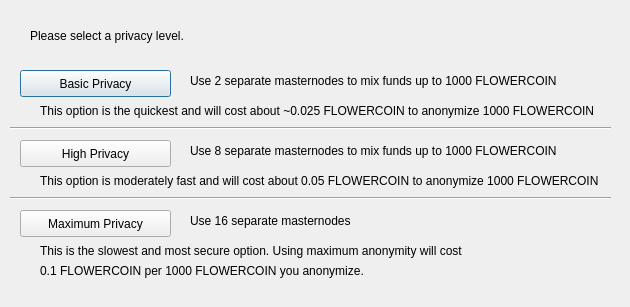
<?xml version="1.0" encoding="UTF-8"?>
<ui version="4.0">
 <class>DarksendConfig</class>
 <widget class="QDialog" name="DarksendConfig">
  <property name="geometry">
   <rect>
    <x>0</x>
    <y>0</y>
    <width>630</width>
    <height>307</height>
   </rect>
  </property>
  <property name="windowTitle">
   <string>Configure Darksend</string>
  </property>
  <widget class="QPushButton" name="buttonBasic">
   <property name="geometry">
    <rect>
     <x>20</x>
     <y>70</y>
     <width>151</width>
     <height>27</height>
    </rect>
   </property>
   <property name="text">
    <string>Basic Privacy</string>
   </property>
  </widget>
  <widget class="QPushButton" name="buttonHigh">
   <property name="geometry">
    <rect>
     <x>20</x>
     <y>140</y>
     <width>151</width>
     <height>27</height>
    </rect>
   </property>
   <property name="text">
    <string>High Privacy</string>
   </property>
  </widget>
  <widget class="QPushButton" name="buttonMax">
   <property name="geometry">
    <rect>
     <x>20</x>
     <y>210</y>
     <width>151</width>
     <height>27</height>
    </rect>
   </property>
   <property name="text">
    <string>Maximum Privacy</string>
   </property>
  </widget>
  <widget class="QLabel" name="label">
   <property name="geometry">
    <rect>
     <x>30</x>
     <y>20</y>
     <width>571</width>
     <height>31</height>
    </rect>
   </property>
   <property name="text">
    <string>Please select a privacy level.</string>
   </property>
  </widget>
  <widget class="QLabel" name="label_2">
   <property name="geometry">
    <rect>
     <x>190</x>
     <y>70</y>
     <width>421</width>
     <height>21</height>
    </rect>
   </property>
   <property name="text">
    <string>Use 2 separate masternodes to mix funds up to 1000 FLOWERCOIN</string>
   </property>
  </widget>
  <widget class="QLabel" name="label_3">
   <property name="geometry">
    <rect>
     <x>190</x>
     <y>140</y>
     <width>411</width>
     <height>21</height>
    </rect>
   </property>
   <property name="text">
    <string>Use 8 separate masternodes to mix funds up to 1000 FLOWERCOIN</string>
   </property>
  </widget>
  <widget class="QLabel" name="label_4">
   <property name="geometry">
    <rect>
     <x>190</x>
     <y>210</y>
     <width>421</width>
     <height>21</height>
    </rect>
   </property>
   <property name="text">
    <string>Use 16 separate masternodes</string>
   </property>
  </widget>
  <widget class="QLabel" name="label_6">
   <property name="geometry">
    <rect>
     <x>40</x>
     <y>100</y>
     <width>561</width>
     <height>21</height>
    </rect>
   </property>
   <property name="text">
    <string>This option is the quickest and will cost about ~0.025 FLOWERCOIN to anonymize 1000 FLOWERCOIN</string>
   </property>
  </widget>
  <widget class="QLabel" name="label_7">
   <property name="geometry">
    <rect>
     <x>40</x>
     <y>170</y>
     <width>561</width>
     <height>21</height>
    </rect>
   </property>
   <property name="text">
    <string>This option is moderately fast and will cost about 0.05 FLOWERCOIN to anonymize 1000 FLOWERCOIN</string>
   </property>
  </widget>
  <widget class="QLabel" name="label_8">
   <property name="geometry">
    <rect>
     <x>40</x>
     <y>240</y>
     <width>561</width>
     <height>21</height>
    </rect>
   </property>
   <property name="text">
    <string>This is the slowest and most secure option. Using maximum anonymity will cost</string>
   </property>
  </widget>
  <widget class="QLabel" name="label_9">
   <property name="geometry">
    <rect>
     <x>40</x>
     <y>260</y>
     <width>561</width>
     <height>21</height>
    </rect>
   </property>
   <property name="text">
    <string>0.1 FLOWERCOIN per 1000 FLOWERCOIN you anonymize.</string>
   </property>
  </widget>
  <widget class="Line" name="line">
   <property name="geometry">
    <rect>
     <x>10</x>
     <y>120</y>
     <width>601</width>
     <height>16</height>
    </rect>
   </property>
   <property name="orientation">
    <enum>Qt::Horizontal</enum>
   </property>
  </widget>
  <widget class="Line" name="line_2">
   <property name="geometry">
    <rect>
     <x>10</x>
     <y>190</y>
     <width>601</width>
     <height>16</height>
    </rect>
   </property>
   <property name="orientation">
    <enum>Qt::Horizontal</enum>
   </property>
  </widget>
 </widget>
 <resources/>
 <connections/>
</ui>
